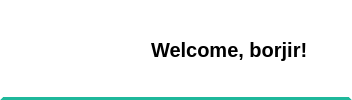
    <widget class="QFrame" name="top_bar_frame">
     <property name="minimumSize">
      <size>
       <width>0</width>
       <height>100</height>
      </size>
     </property>
     <property name="maximumSize">
      <size>
       <width>16777215</width>
       <height>100</height>
      </size>
     </property>
     <property name="styleSheet">
      <string notr="true">QFrame{
background-color: white;
border-style: solid;
border-color: white;
border-width: 3px;
border-bottom-color:  #1FB89B;

}</string>
     </property>
     <property name="frameShape">
      <enum>QFrame::StyledPanel</enum>
     </property>
     <property name="frameShadow">
      <enum>QFrame::Raised</enum>
     </property>
     <layout class="QHBoxLayout" name="horizontalLayout_2">
      <property name="spacing">
       <number>0</number>
      </property>
      <property name="leftMargin">
       <number>0</number>
      </property>
      <property name="topMargin">
       <number>0</number>
      </property>
      <property name="rightMargin">
       <number>0</number>
      </property>
      <property name="bottomMargin">
       <number>0</number>
      </property>
      <item>
       <widget class="QPushButton" name="toggle_btn">
        <property name="minimumSize">
         <size>
          <width>100</width>
          <height>0</height>
         </size>
        </property>
        <property name="maximumSize">
         <size>
          <width>100</width>
          <height>16777215</height>
         </size>
        </property>
        <property name="cursor">
         <cursorShape>PointingHandCursor</cursorShape>
        </property>
        <property name="focusPolicy">
         <enum>Qt::NoFocus</enum>
        </property>
        <property name="styleSheet">
         <string notr="true">QPushButton{border-radius: 0.1px;}
QPushButton::hover{background-color: #E4E4E4;}</string>
        </property>
        <property name="text">
         <string/>
        </property>
        <property name="icon">
         <iconset>
          <normaloff>images/ICON_TAB.png</normaloff>images/ICON_TAB.png</iconset>
        </property>
        <property name="iconSize">
         <size>
          <width>100</width>
          <height>100</height>
         </size>
        </property>
       </widget>
      </item>
      <item>
       <spacer name="horizontalSpacer_2">
        <property name="orientation">
         <enum>Qt::Horizontal</enum>
        </property>
        <property name="sizeHint" stdset="0">
         <size>
          <width>40</width>
          <height>20</height>
         </size>
        </property>
       </spacer>
      </item>
      <item>
       <widget class="QLabel" name="welcome_username_label">
        <property name="styleSheet">
         <string notr="true">border-color: white;
font-family: Segoe UI;
font-weight: bold;
color: black;
font-size: 15pt;
</string>
        </property>
        <property name="text">
         <string>Welcome, borjir!</string>
        </property>
       </widget>
      </item>
      <item>
       <widget class="QPushButton" name="pushButton_3">
        <property name="enabled">
         <bool>true</bool>
        </property>
        <property name="cursor">
         <cursorShape>ArrowCursor</cursorShape>
        </property>
        <property name="focusPolicy">
         <enum>Qt::NoFocus</enum>
        </property>
        <property name="styleSheet">
         <string notr="true">border-radius: 0.1px;</string>
        </property>
        <property name="text">
         <string/>
        </property>
        <property name="icon">
         <iconset>
          <normaloff>images/KSX_LOGO.png</normaloff>images/KSX_LOGO.png</iconset>
        </property>
        <property name="iconSize">
         <size>
          <width>90</width>
          <height>90</height>
         </size>
        </property>
       </widget>
      </item>
     </layout>
    </widget>
